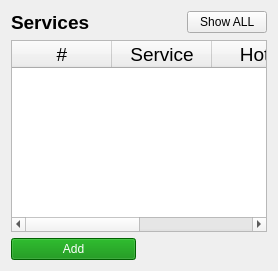
        <widget class="QWidget" name="tab_8">
         <attribute name="title">
          <string>Services</string>
         </attribute>
         <layout class="QGridLayout" name="gridLayout_6">
          <item row="2" column="0" colspan="3">
           <widget class="QPushButton" name="pushButton_19">
            <property name="styleSheet">
             <string notr="true">QPushButton {
	
	font: 75 16pt &quot;Segoe UI&quot;;
	
	background-color: rgb(0, 136, 0);
	color: rgb(255, 255, 255);
 }

QPushButton::hover
{

	
	background-color: rgb(0, 255, 0);
}</string>
            </property>
            <property name="text">
             <string>Add</string>
            </property>
           </widget>
          </item>
          <item row="0" column="0" colspan="2">
           <widget class="QLabel" name="label_30">
            <property name="font">
             <font>
              <family>Segoe UI</family>
              <pointsize>14</pointsize>
              <weight>75</weight>
              <italic>false</italic>
              <bold>true</bold>
             </font>
            </property>
            <property name="styleSheet">
             <string notr="true">QLabel{
font-weight:bold;
}</string>
            </property>
            <property name="text">
             <string>Services</string>
            </property>
           </widget>
          </item>
          <item row="0" column="4">
           <widget class="QPushButton" name="pushButton_30">
            <property name="text">
             <string>  Show ALL  </string>
            </property>
           </widget>
          </item>
          <item row="1" column="0" colspan="5">
           <widget class="QTableWidget" name="tableWidget_8">
            <column>
             <property name="text">
              <string>#</string>
             </property>
             <property name="font">
              <font>
               <pointsize>14</pointsize>
              </font>
             </property>
             <property name="textAlignment">
              <set>AlignCenter</set>
             </property>
            </column>
            <column>
             <property name="text">
              <string>Service</string>
             </property>
             <property name="font">
              <font>
               <pointsize>14</pointsize>
              </font>
             </property>
             <property name="textAlignment">
              <set>AlignCenter</set>
             </property>
            </column>
            <column>
             <property name="text">
              <string>Hotel</string>
             </property>
             <property name="font">
              <font>
               <pointsize>14</pointsize>
              </font>
             </property>
             <property name="textAlignment">
              <set>AlignCenter</set>
             </property>
            </column>
            <column>
             <property name="text">
              <string>Price</string>
             </property>
             <property name="font">
              <font>
               <pointsize>14</pointsize>
              </font>
             </property>
             <property name="textAlignment">
              <set>AlignCenter</set>
             </property>
            </column>
           </widget>
          </item>
         </layout>
        </widget>
